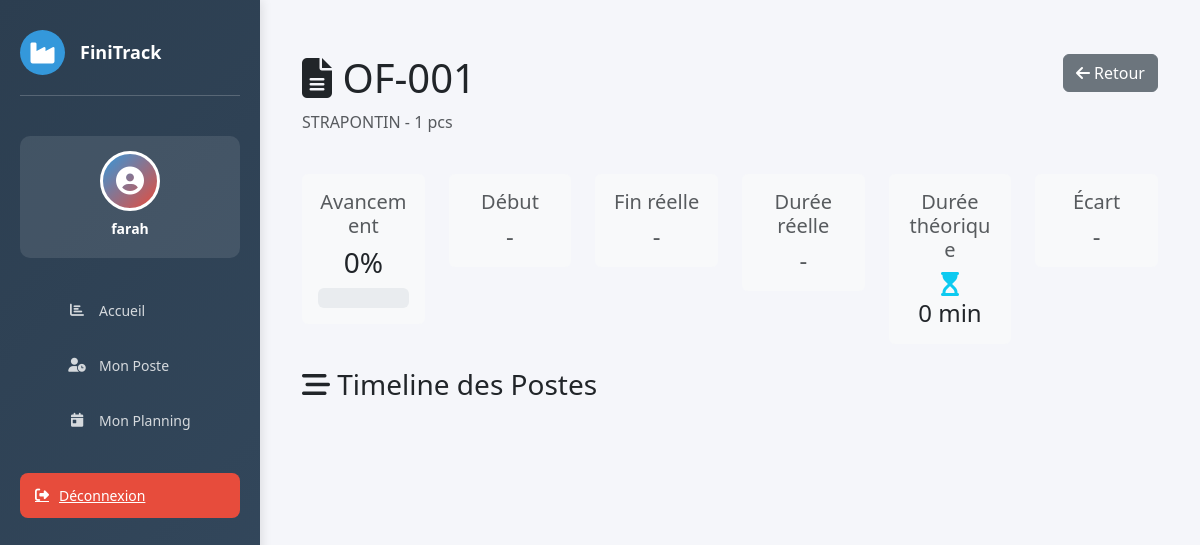
The page /of/7/detail/ (signed in) on the database its author committed.
### website/models.py (models this page shows, shortened)
class OrdreFabrication(models.Model):
    numero   = models.CharField(max_length=50, unique=True)
    produit  = models.CharField(max_length=200)
    quantite = models.PositiveIntegerField(default=1)
    @property
    def avancement(self):
        operations = self.operationof_set.all()
        total = operations.count()
        if total == 0:
            return 0
        terminees = 0
        for op in operations:
            if op.statut == 'termine':
                terminees += 1
        return round((terminees / total) * 100)
    @property
    def premiere_entree(self):
        first = self.operationof_set.order_by('gamme_operation__ordre').first()
        return first.date_entree if first else None
    @property
    def derniere_sortie(self):
        last = self.operationof_set.order_by('gamme_operation__ordre').last()
        return last.date_sortie if last else None
    @property
    def temps_total_reel(self):
        if self.premiere_entree and self.derniere_sortie:
            delta = self.derniere_sortie - self.premiere_entree
            return round(delta.total_seconds() / 60)
        return None
    @property
    def temps_total_theorique(self):
        operations = self.operationof_set.all()
        if not operations.exists():
            return 0
        total = 0
        for op in operations:
            total += float(op.gamme_operation.temps_alloue)
        return round(total)
    @property
    def ecart_temps(self):
        if not self.temps_total_reel:
            return None
        return self.temps_total_reel - self.temps_total_theorique

### website/views.py (the view)
# urls.py: path('of/<int:id>/detail/', views.of_detail, name='of_detail'),
@login_required(login_url='home')
def of_detail(request, id):
    of = get_object_or_404(OrdreFabrication, id=id)
    operations = of.operationof_set.all().order_by('gamme_operation__ordre')
    context = {
        'of': of,
        'operations': operations,
        'avancement': of.avancement,
    }
    return render(request, 'of/of_detail.html', context)

### website/templates/of/of_detail.html (shortened to what this page needs)
{% extends 'base.html' %}
{% load static %}
{% block content %}
<div class="container-fluid mt-4">
    <div class="row mb-4">
        <div class="col-md-8">
            <h1 class="display-6">
                <i class="fas fa-file-alt"></i> {{ of.numero }}
            </h1>
            <p class="text-muted">{{ of.produit }} - {{ of.quantite }} pcs</p>
        </div>
        <div class="col-md-4 text-end">
            <a href="{% url 'of_list' %}" class="btn btn-secondary">
                <i class="fas fa-arrow-left"></i> Retour
            </a>
        </div>
    </div>
    <div class="row mb-4">
        <div class="col-lg-2">
            <div class="card bg-light border-0">
                <div class="card-body text-center">
                    <h5 class="text-muted mb-2">Avancement</h5>
                    <h3 class="mb-2">{{ avancement }}%</h3>
                    <div class="progress" style="height: 20px;">
                    </div>
                </div>
            </div>
        </div>
        <div class="col-lg-2">
            <div class="card bg-light border-0">
                <div class="card-body text-center">
                    <h5 class="text-muted mb-2">Début</h5>
                    <h4 class="mb-0">
                        {% if of.premiere_entree %}
                            <i class="fas fa-play text-success"></i><br>
                            {{ of.premiere_entree|date:"H:i" }}
                        {% else %}
                            <span class="text-muted">-</span>
                        {% endif %}
                    </h4>
                </div>
            </div>
        </div>
        <div class="col-lg-2">
            <div class="card bg-light border-0">
                <div class="card-body text-center">
                    <h5 class="text-muted mb-2">Fin réelle</h5>
                    <h4 class="mb-0">
                        {% if of.derniere_sortie %}
                            <i class="fas fa-stop text-danger"></i><br>
                            {{ of.derniere_sortie|date:"H:i" }}
                        {% else %}
                            <span class="text-muted">-</span>
                        {% endif %}
                    </h4>
                </div>
            </div>
        </div>
        <div class="col-lg-2">
            <div class="card bg-light border-0">
                <div class="card-body text-center">
                    <h5 class="text-muted mb-2">Durée réelle</h5>
                    <h4 class="mb-0">
                        {% if of.temps_total_reel %}
                            <i class="fas fa-hourglass-end text-primary"></i><br>
                            {{ of.temps_total_reel }} min
                        {% else %}
                            <span class="text-muted">-</span>
                        {% endif %}
                    </h4>
                </div>
            </div>
        </div>
        <div class="col-lg-2">
            <div class="card bg-light border-0">
                <div class="card-body text-center">
                    <h5 class="text-muted mb-2">Durée théorique</h5>
                    <h4 class="mb-0">
                        <i class="fas fa-hourglass-start text-info"></i><br>
                        {{ of.temps_total_theorique }} min
                    </h4>
                </div>
            </div>
        </div>
        <div class="col-lg-2">
            <div class="card bg-light border-0">
                <div class="card-body text-center">
                    <h5 class="text-muted mb-2">Écart</h5>
                    <h4 class="mb-0">
                        {% if of.ecart_temps is None %}
                            <span class="text-muted">-</span>
                        {% elif of.ecart_temps > 0 %}
                            <span class="text-danger">
                                <i class="fas fa-arrow-up"></i><br>
                                +{{ of.ecart_temps }} min
                            </span>
                        {% elif of.ecart_temps == 0 %}
                            <span class="text-success">
                                <i class="fas fa-check"></i><br>
                                0 min
                            </span>
                        {% else %}
                            <span class="text-success">
                                <i class="fas fa-arrow-down"></i><br>
                                {{ of.ecart_temps }} min
                            </span>
                        {% endif %}
                    </h4>
                </div>
            </div>
        </div>
    </div>
    <div class="row">
        <div class="col-lg-12">
            <h3 class="mb-4">
                <i class="fas fa-stream"></i> Timeline des Postes
            </h3>
        </div>
    </div>
</div>
{% endblock %}

### website/templates/base.html (shortened to what this page needs)
{% load static %}
<!DOCTYPE html>
<html lang="fr">
<head>
    <link href="https://cdn.jsdelivr.net/npm/bootstrap@5.3.0/dist/css/bootstrap.min.css" rel="stylesheet">
    <link rel="stylesheet" href="https://cdnjs.cloudflare.com/ajax/libs/font-awesome/6.4.0/css/all.min.css">
</head>
<body>
    {% if user.is_authenticated %}
    <aside class="sidebar">
        <div class="sidebar-header">
            <div class="logo">
                <i class="fas fa-industry"></i>
            </div>
            <h3>FiniTrack</h3>
        </div>
        <div class="user-profile">
            <div class="user-avatar">
                <i class="fas fa-user-circle"></i>
            </div>
            <h6>{{ user.first_name|default:user.username }}</h6>
        </div>
        <ul class="sidebar-menu">
        {% if user.operateur_profil %}
             <li>
                <a href="{% url 'dashboard' %}">
                    <i class="fas fa-chart-bar"></i>
                    <span>Accueil </span>
                </a>
            </li>
            <li>
                <a href="{% url 'operateur_vue_simple' %}">
                    <i class="fas fa-user-clock"></i>
                    <span>Mon Poste</span>
                </a>
            </li>
            <li>
                <a href="{% url 'dashboard_operateur' operateur_id=user.operateur_profil.id %}">
                    <i class="fas fa-calendar-day"></i>
                    <span>Mon Planning</span>
                </a>
            </li>
        {% endif %}
        </ul>
        <a href="{% url 'logout' %}" class="logout-btn">
            <i class="fas fa-sign-out-alt"></i>
            <span>Déconnexion</span>
        </a>
    </aside>
    {% endif %}
    <div class="main-content">
        {% block content %}
        {% endblock %}
    </div>
</body>
</html>

### website/templates/base.html (style rules this page uses)
:root { --primary: #2c3e50; --secondary: #3498db; --danger: #e74c3c; --success: #27ae60; --warning: #f39c12; }
* { margin: 0; padding: 0; box-sizing: border-box; }
body { font-family: 'Segoe UI', Tahoma, Geneva, Verdana, sans-serif; background-color: #f5f6fa; }
.sidebar { position: fixed; top: 0; left: 0; height: 100vh; width: 260px; background: linear-gradient(135deg, var(--primary) 0%, #34495e 100%); color: white; padding: 30px 20px; overflow-y: auto; box-shadow: 2px 0 10px rgba(0,0,0,0.1); z-index: 1000; }
.sidebar-header { display: flex; align-items: center; gap: 15px; margin-bottom: 40px; padding-bottom: 20px; border-bottom: 1px solid rgba(255,255,255,0.2); }
.sidebar-header .logo { width: 45px; height: 45px; background: var(--secondary); border-radius: 50%; display: flex; align-items: center; justify-content: center; font-size: 24px; }
.sidebar-header h3 { font-size: 18px; font-weight: 700; margin: 0; }
.user-profile { background: rgba(255,255,255,0.1); padding: 15px; border-radius: 10px; margin-bottom: 30px; text-align: center; }
.user-avatar { width: 60px; height: 60px; background: linear-gradient(135deg, var(--secondary), var(--danger)); border-radius: 50%; margin: 0 auto 10px; display: flex; align-items: center; justify-content: center; font-size: 28px; border: 3px solid white; }
.user-profile h6 { margin: 10px 0 5px; font-weight: 600; font-size: 14px; }
.sidebar-menu { list-style: none; margin-bottom: 30px; }
.sidebar-menu li { margin-bottom: 10px; }
.sidebar-menu a { display: flex; align-items: center; gap: 12px; padding: 12px 15px; color: rgba(255,255,255,0.8); text-decoration: none; border-radius: 8px; transition: all 0.3s ease; font-size: 14px; }
.sidebar-menu i { width: 20px; text-align: center; }
.logout-btn { display: flex; align-items: center; gap: 10px; width: 100%; padding: 12px 15px; background: var(--danger); color: white; border: none; border-radius: 8px; cursor: pointer; font-size: 14px; transition: all 0.3s ease; text-align: left; }
.main-content { margin-left: 260px; padding: 30px; min-height: 100vh; }

### rows shown on the page
OrdreFabrication: numero "OF-001", produit "STRAPONTIN", quantite "1", temps_total_theorique "0"

### other values the page prints
{{ user.first_name|default:user.username }} "farah"
{{ avancement }} "0"
